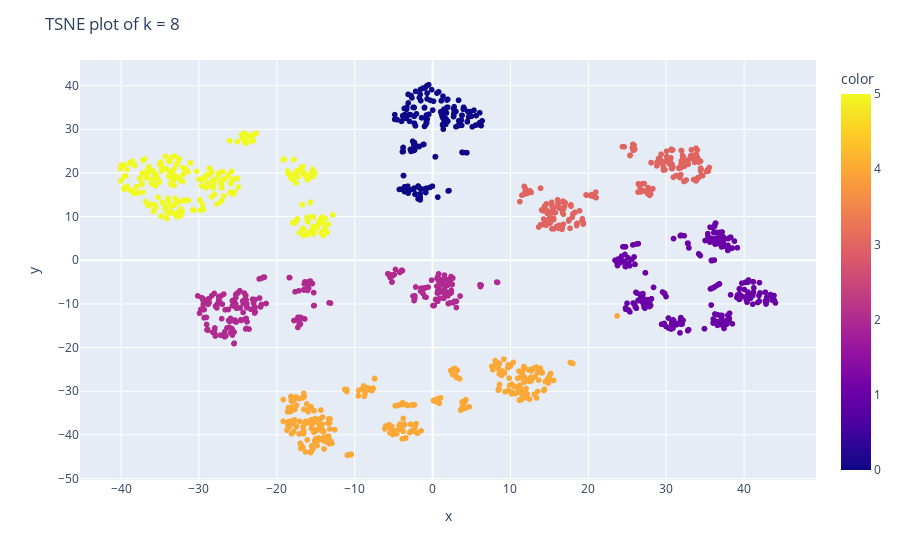

The notebook cell this image was saved under:
### Code cell
kmeans_df['Cluster'] = cluster_labels
fig = plotTSNE(kmeans_df,n_clusters =8, n_components=2,clustering=True)
fig.show()

### Figure 1 — Plotly figure (JSON) as saved in the notebook; plotly's stock layout.template omitted (floating-point values rounded to 4 significant figures; data arrays with more than 128 entries replaced by an {"elided": "..."} marker saying what was removed)
{"data": [{"hovertemplate": "x=%{x}<br>y=%{y}<br>color=%{marker.color}<extra></extra>", "legendgroup": "", "marker": {"color": {"elided": "1470 int values"}, "coloraxis": "coloraxis", "symbol": "circle"}, "mode": "markers", "name": "", "showlegend": false, "type": "scattergl", "x": {"elided": "1470 float values"}, "xaxis": "x", "y": {"elided": "1470 float values"}, "yaxis": "y"}], "layout": {"coloraxis": {"colorbar": {"title": {"text": "color"}}, "colorscale": [[0, "#0d0887"], [0.1111, "#46039f"], [0.2222, "#7201a8"], [0.3333, "#9c179e"], [0.4444, "#bd3786"], [0.5556, "#d8576b"], [0.6667, "#ed7953"], [0.7778, "#fb9f3a"], [0.8889, "#fdca26"], [1, "#f0f921"]]}, "legend": {"tracegroupgap": 0}, "margin": {"t": 60}, "title": {"text": "TSNE plot of k = 8 "}, "xaxis": {"anchor": "y", "domain": [0, 1], "title": {"text": "x"}}, "yaxis": {"anchor": "x", "domain": [0, 1], "title": {"text": "y"}}}}
